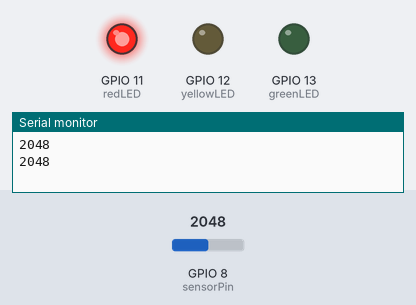
Simulated run of this sketch. Board: ESP32-S3. Parts: output pins drawn as LEDs (lit = HIGH), the last lines printed to the serial monitor. The test bench sets the inputs (shaded band); at power-on: GPIO 8 (sensorPin) = 2048. WiFi joins after 1.5 s; servers stay silent unless stated.

Above: at 2.7 s.
2.8 s: GPIO 8 (sensorPin) set to 1026
4.3 s: GPIO 8 (sensorPin) set to 953
At 5.2 s:
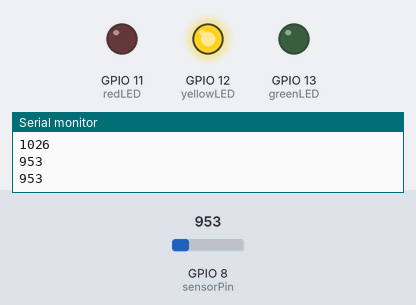
6.0 s: GPIO 8 (sensorPin) set to 52
7.5 s: GPIO 8 (sensorPin) set to 44
At 8.6 s:
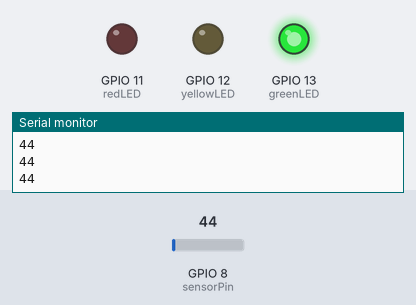
9.0 s: GPIO 8 (sensorPin) set to 491
At 9.8 s:
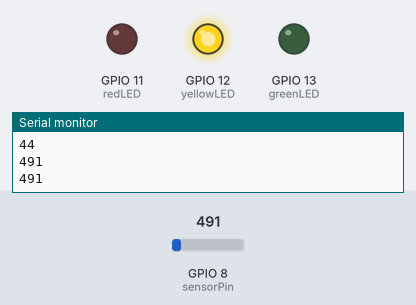
10.5 s: GPIO 8 (sensorPin) set to 10
At 10.9 s:
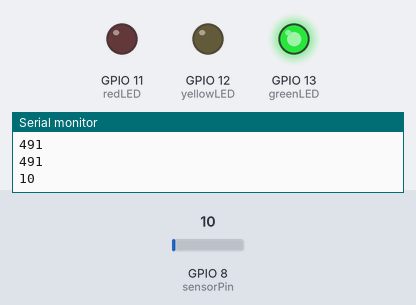
Timing chart, 0 to 13.0 s (numbered marks = the images above; inputs shaded):
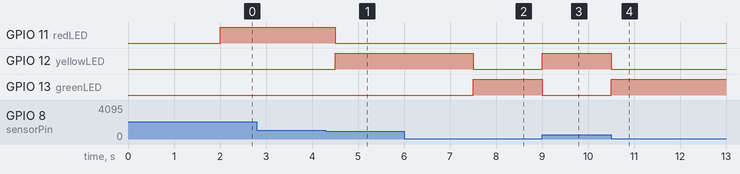

Measured:
- the behaviour switches between 1000 and 999 on GPIO 8 (sensorPin) (found by bisection; images 0 and 1)
- the behaviour switches between 50 and 49 on GPIO 8 (sensorPin) (found by bisection; images 1 and 2)
- after the input at 4.3 s, GPIO 11 (redLED): HIGH → LOW after 0.20 s; GPIO 12 (yellowLED): LOW → HIGH after 0.20 s
- after the input at 7.5 s, GPIO 12 (yellowLED): HIGH → LOW at once; GPIO 13 (greenLED): LOW → HIGH at once
- after the input at 9.0 s, GPIO 12 (yellowLED): LOW → HIGH at once; GPIO 13 (greenLED): HIGH → LOW at once
- after the input at 10.5 s, GPIO 12 (yellowLED): HIGH → LOW at once; GPIO 13 (greenLED): LOW → HIGH at once

The sketch:

esp32Part.ino
```cpp
#define BLYNK_TEMPLATE_ID "TMPL6lZHByZAh"
#define BLYNK_TEMPLATE_NAME "Alert"
#define BLYNK_AUTH_TOKEN "a0U21GD5uK8nCOzNk8KDgnG6VLCYjqZ2"

#define BLYNK_PRINT Serial

#include <WiFi.h>
#include <WiFiClient.h>
#include <BlynkSimpleEsp32.h>
#include <WiFiManager.h>

const int sensorPin = 8;
const int greenLED = 13;
const int yellowLED = 12;
const int redLED = 11;

char auth[] = BLYNK_AUTH_TOKEN;

BlynkTimer timer;

bool alertSent = false;

void checkSensor()
{
    int waterLevel = analogRead(sensorPin);

    Serial.println(waterLevel);

    if (waterLevel < 50)
    {
        digitalWrite(greenLED, HIGH);
        digitalWrite(yellowLED, LOW);
        digitalWrite(redLED, LOW);

        alertSent = false;
    }
    else if (waterLevel <= 999)
    {
        digitalWrite(greenLED, LOW);
        digitalWrite(yellowLED, HIGH);
        digitalWrite(redLED, LOW);

        alertSent = false;
    }
    else if (waterLevel >= 1000)
    {
        digitalWrite(greenLED, LOW);
        digitalWrite(yellowLED, LOW);
        digitalWrite(redLED, HIGH);

        if (!alertSent && Blynk.connected())
        {
            Blynk.logEvent("Alert", "Water level is too high!");
            alertSent = true;
        }
    }
}

void setup()
{
    Serial.begin(115200);

    pinMode(sensorPin, INPUT);

    pinMode(greenLED, OUTPUT);
    pinMode(yellowLED, OUTPUT);
    pinMode(redLED, OUTPUT);

    WiFi.mode(WIFI_STA);

    WiFiManager wm;

    wm.resetSettings();

    if (!wm.startConfigPortal("wifi setup", "12345678"))
    {
        ESP.restart();
    }

    Blynk.config(auth);

    timer.setInterval(500L, checkSensor);
}

void loop()
{
    Blynk.run();
    timer.run();
}
```
